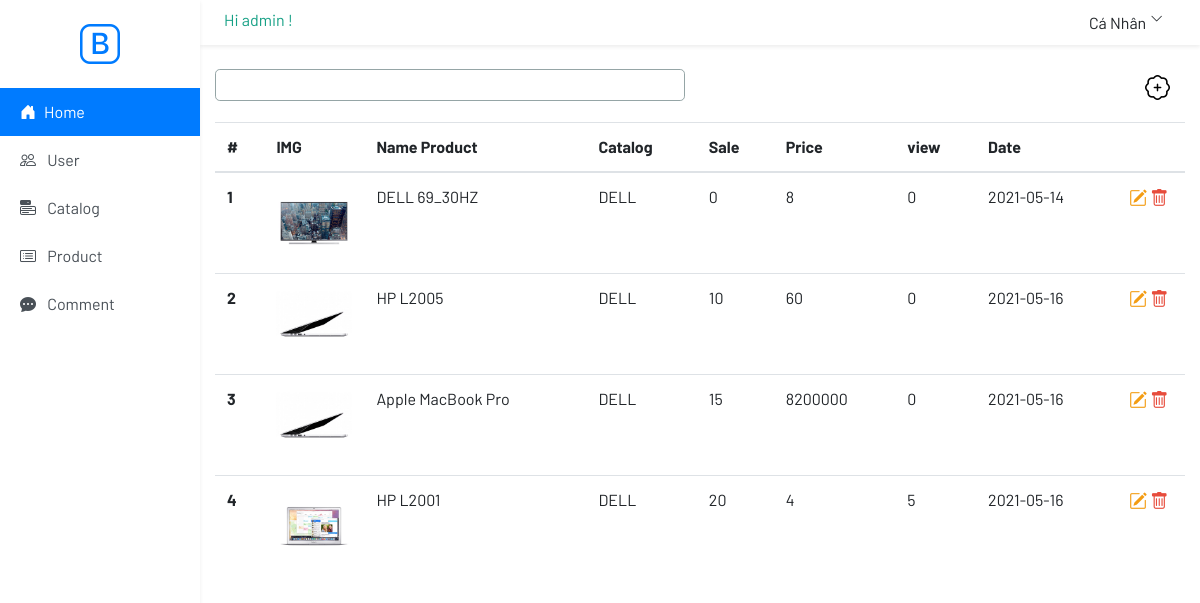
The app's page /index.php?action=admin&view=Product (signed in) with its own data.
### tables this page shows
CREATE TABLE `product` (
  `id` int(10) NOT NULL,
  `id_category` int(10) NOT NULL,
  `name` text NOT NULL,
  `img` varchar(50) NOT NULL,
  `introduce` varchar(255) NOT NULL,
  `sale` float NOT NULL,
  `price_new` float NOT NULL,
  `view` int(10) NOT NULL,
  `date` date NOT NULL
);

CREATE TABLE `category` (
  `id` int(10) NOT NULL,
  `parent_id` int(10) NOT NULL,
  `childen` int(5) NOT NULL,
  `name` varchar(50) NOT NULL,
  `order_tb` int(11) NOT NULL,
  `visible` int(10) NOT NULL
);

### Control/Control_admin.php (called while the page is built, shortened)
<?php
class Control_admin
{
	private $base;
	function __construct()
	{
		$this->base= Router::Model();
	}
	public function Show()
	{
		$data1=$this->load_data();
		$menu=$this->post();
		include_once 'View/admin/index.php';
	}
	public function load_data()
	{
		if ($this->base_request()) {
			$data1 = $this->base->Select_tb();
		}else $data1 = $this->base->Select_tb();
		return $data1;
	}
	public function post()
	{
		if (isset($_GET['view'])=="post") {
			$this->base=new Model_catalog();
			$menu = $this->base->Select_tb();
			return $menu;
		}
	}
	public function Check_model()
	{
		if ($this->base) {
			return true;
		}else return false;
	}
	public function base_request()
	{
		if (!$this->Check_model()) {
			include_once 'Model/Model_catalog.php';
			$this->base=new Model_catalog();
			return true;
		}else return false;
	}
}
?>

### index.php (called while the page is built, shortened)
<?php
	$con=new Controller();
	$con->Run();
 ?>

### Model/Connect.php (called while the page is built, shortened)
<?php
class Connect
{
	private $conn=null;
	public function connect()
	{
		$this->conn=new mysqli(host,user,pass,db) or die("Lỗi");
		mysqli_set_charset($this->conn,'utf8');
	}
	public function Select($str)
	{
		$result=$this->conn->query($str);
		if ($result->num_rows==0) {
			$data=0;
		}else{
			while ($row=$result->fetch_assoc()) {
				$data[]=$row;
			}
		}
		return $data;
	}
}
?>

### Model/Model_product.php (called while the page is built, shortened)
<?php
include_once 'Model/Connect.php';
class Model_product extends Connect implements interface_product
{
	private $con;
	function __construct()
	{
		$this->con=new Connect();
	}
	public function Select_tb()
	{
		$str="SELECT * FROM  product  ORDER BY view ASC";
		$data=$this->con->Select($str);
		return $data;
	}
}
 ?>

### Model/Model_catalog.php (called while the page is built, shortened)
<?php
include_once 'Model/Connect.php';
class Model_catalog extends Connect implements interface_catalog
{
	private $con;
	function __construct()
	{
		$this->con=new Connect();
	}
	public function Select_tb($s=null)
	{
		$str="SELECT * FROM  category  ORDER BY order_tb ASC";
		$data=$this->con->Select($str);
		return $data;
	}
}
 ?>

### View/admin/include/product.php (the view, shortened to what this page needs)
<div class="content__main">
  <div class="row">
    <div class="col-sm-6">
      <input type="text">
    </div>
    <div class="col-sm-6">
      <a href="" class="float-right add_poup"  data-toggle="modal" data-target="#form"><i class="bi bi-patch-plus"></i></a>
    </div>
  </div>
</div>
<table class="table">
  <thead>
    <tr>
      <th scope="col">#</th>
      <th scope="col">IMG</th>
      <th  scope="col">Name Product</th>
      <th scope="col">Catalog</th>
      <th scope="col">Sale</th>
      <th scope="col">Price</th>
      <th scope="col">view</th>
      <th scope="col">Date</th>
      <th scope="col"></th>
    </tr>
  </thead>
  <tbody>
    <?php $stt=1; if($data!=0) foreach ($data as $key => $vl) {
      ?>
      <tr>
        <form method="POST" action="<?php   echo url_admin; ?>">
          <th scope="row"><?php echo $stt++; ?></th>
          <td style="width: 100px;"><img  src="View/public/img/<?php echo $vl['img']; ?>" alt=""></span>
            <td><span><?php echo $vl['name']; ?></span>
            </td>
            <td>
              <?php foreach ($menu as $key => $value) {
                if ($vl['id_category']== $value['id']) {
                  ?>
                  <span><?php echo $value['name']; ?></span>
                  <?php
                }
              } ?></td>
              <td><span> <?php echo $vl['sale']; ?> </span>
              </td>
              <td>
                <span> <?php echo $vl['price_new']; ?> </span>
              </td>
              <td>
                <span> <?php echo $vl['view']; ?> </span>
              </td>
              <td>
                <span> <?php echo $vl['date']; ?> </span>
              </td>
              <td class="trash">
                <a href="" class="edit"  data-toggle="modal" data-target="#form"><i class="bi bi-pencil-square"></i></a>
                <a href="<?php echo url_admin; ?>&view=product&del=<?php echo $vl['id'];  ?>" onclick="return (confirm('Bạn Có muốn xóa <?php  echo $vl['name'];   ?>'))"><i class="bi bi-trash"></i></a>
              </td>
            </form>
          </tr>
          <?php
        } ?>
      </tbody>
    </table>

### View/admin/css/style.css (style rules this page uses)
body { font-family: 'Barlow', sans-serif; }
img { width: 100%; }
table i { font-size: 18px; }
i.bi-trash { color: #e74c3c; }
i.bi-pencil-square { color: #f39c12; }
i.bi-patch-plus { font-size: 25px;padding-right: 15px;color: black }
.content__main { padding-bottom: 15px; }
.content__main input { border-radius: 0.3em; border:1px solid #95a5a6; display: block;width: 100%; padding: 3px 10px; }
.trash { width: 7% }

### records on screen
product: img (picture), name "DELL 69_30HZ", sale "0", price_new "8", view "0", date "2021-05-14"
category: name "DELL"
product: img (picture), name "HP L2005", sale "10", price_new "60", view "0", date "2021-05-16"
product: img (picture), name "Apple MacBook Pro", sale "15", price_new "8200000", view "0", date "2021-05-16"
product: img (picture), name "HP L2001", sale "20", price_new "4", view "5", date "2021-05-16"

### other values on screen
$_SESSION['login'][0]['name'] "admin"
